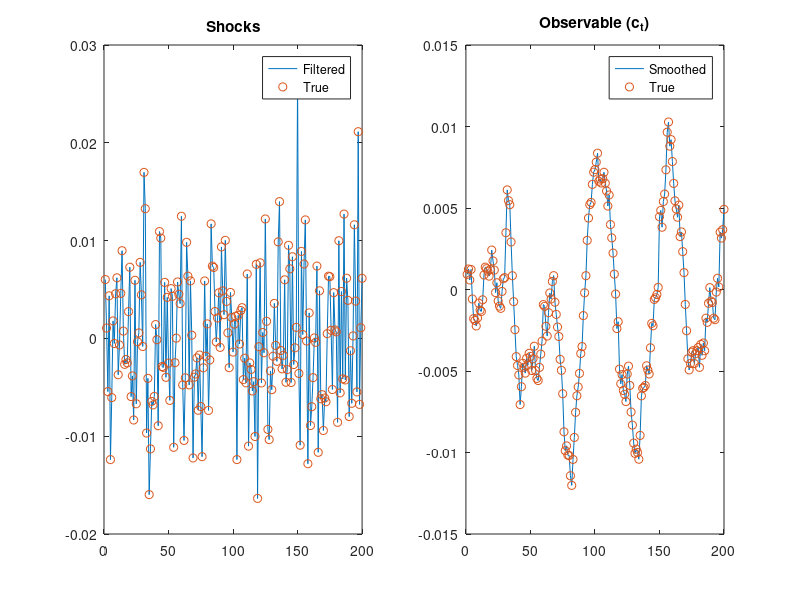

This chart was generated by the following MATLAB code: (Note: this script raises an error after producing the figure.)
%%% 
%%% New Classical Growth Model
%%% gauthier@vermandel.fr
%%% DSGE course @dauphine
%%% Solution by hand of the RBC model


% number of endogenous
endo_nbr = 3;
% number of exogenous
exo_nbr  = 1;
% number of simulations
Tsim	 = 200;

% Calibration
alpha		= 0.40;				% capital share in production 
beta    	= 0.99;				% discount factor
delta    	= 0.025;			% depreciation rate
rho_A		= 0.85;				% shock autocorrelation


% steady states
Kss			= ((1/beta-(1-delta))/alpha)^(1/(alpha-1));
Css			= Kss^alpha - delta*Kss;

% shock covariance
Q = .007^2;


%%% Solve the model
%% extract parameters
k1 = Kss^(alpha-1);
k2 = Kss^(alpha-1)*alpha+(1-delta);
k3 = Css/Kss;
c1 = beta*alpha*Kss^(alpha-1);
c2 = beta*alpha*Kss^(alpha-1)*(alpha-1);
%% Get closed-form solution of the form:
% x(t) = F*x(t-1) + G*e(t)
% 1) Compute matrix F:
% find roots of the equation - roots([A*x^2 B*x C])
Fcs = roots([-k3 (-1+k3*c2+k2) -k2*c2]);
% pick the stable one
Fc 	= Fcs(find((Fcs<1).*(Fcs>0)));
Fk = k2 - k3*Fc;
% 2) Compute matrix G:
Gc = ((Fc-c2)*k1-c1*rho_A)/((Fc-c2)*k3+1-rho_A);
Gk = k1-k3*Gc;

% build model's matrices
% x = [ k, a, c]'
F = [ 	Fk,	Gk*rho_A,	0;
		0,	rho_A,		0;
		Fc,	Gc*rho_A,	0];
G = [ Gk;	1;	Gc];

%% Simulate the model
x_ = zeros(endo_nbr,Tsim+1);
e_ = randn(exo_nbr,Tsim)*chol(Q);
for t = 2:(Tsim+1)
	x_(:,t) = F*x_(:,t-1)+G*e_(t-1);
end
% remove inital period of all zeros
x_ = x_(:,2:end);


% let us assume that we only observe consumption
% selection matrix pick third variables of x:
H = [0 0 1];
% that satisfies:
y_obs = H *x_;

%% Apply inversion filter
x_hat = zeros(endo_nbr,Tsim+1);
e_hat = zeros(exo_nbr,Tsim+1);
for t = 2:(Tsim+1)
	% invert the model
	e_hat(:,t) = inv(H*G)*(y_obs(:,t-1)-H*F*x_hat(:,t-1));
	% feed the model with new shock
	x_hat(:,t) = F*x_hat(:,t-1)+G*e_hat(:,t);
end
% remove initial period
e_hat = e_hat(:,2:end);
x_hat = x_hat(:,2:end);

% compare
figure;
subplot(1,2,1)
plot(1:Tsim,e_hat,1:Tsim,e_,'o')
title('Shocks')
legend('Filtered','True')
subplot(1,2,2)
plot(1:Tsim,H*x_hat,1:Tsim,H*x_,'o')
title('Observable (c_{t})')
legend('Smoothed','True')



% Suppose now that we want to estimate 
% the covariance of error Sige

T = length(e_hat);
% The likelihood function reads as follows:
llk = @(x) -( -T/2*log(2*pi*x(1))  -1/(2)*e_hat*inv(x(1))*e_hat');

% Maximum likelihood estimation
% use fmincon to estimate theta
theta0 = [0.01]; % initial guess e
theta_MLE = fmincon(llk,theta0);
disp(['Estimated standard deviation of errors is ' num2str(sqrt(theta_MLE))])
